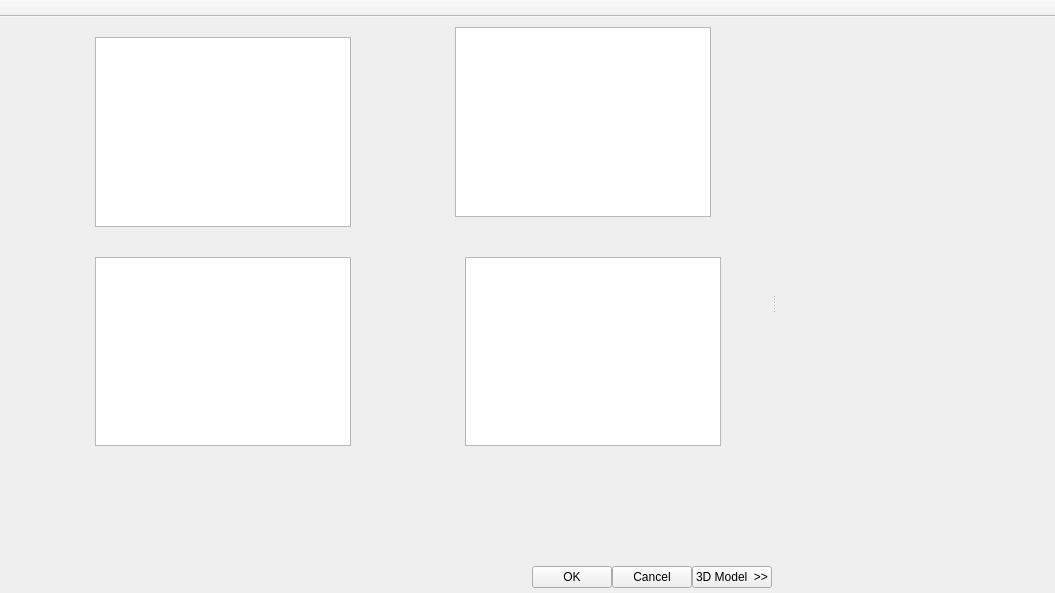
<?xml version="1.0" encoding="UTF-8"?>
<ui version="4.0">
 <class>MainWindow</class>
 <widget class="QMainWindow" name="MainWindow">
  <property name="geometry">
   <rect>
    <x>0</x>
    <y>0</y>
    <width>1055</width>
    <height>593</height>
   </rect>
  </property>
  <property name="windowTitle">
   <string>MainWindow</string>
  </property>
  <property name="styleSheet">
   <string notr="true">QTreeView::branch:has-siblings:!adjoins-item  {
    border-image: url(:/files/Resources/stem.png) 0;
}
 
QTreeView::branch:has-siblings:adjoins-item  {
    border-image: url(:/files/Resources/branch.png) 0;
}
 
QTreeView::branch:!has-children:!has-siblings:adjoins-item  {
    border-image: url(:/files/Resources/branch-end.png) 0;
}
 
QTreeView::branch:closed:has-children:has-siblings  {
        border-image: none;
        image: url(:/files/Resources/plus.png);
}

QTreeView::branch:has-children:!has-siblings:closed {
		border-image: none;
        image: url(:/files/Resources/plus-end.png);
}
 
QTreeView::branch:open:has-children:has-siblings   {
        border-image: none;
        image: url(:/files/Resources/minus.png);
}

QTreeView::branch:open:has-children:!has-siblings {
		border-image: none;
        image: url(:/files/Resources/minus-end.png);
}
</string>
  </property>
  <widget class="QWidget" name="centralWidget">
   <layout class="QHBoxLayout" name="horizontalLayout">
    <property name="leftMargin">
     <number>5</number>
    </property>
    <property name="topMargin">
     <number>0</number>
    </property>
    <property name="rightMargin">
     <number>5</number>
    </property>
    <property name="bottomMargin">
     <number>5</number>
    </property>
    <item>
     <widget class="QSplitter" name="splitter">
      <property name="orientation">
       <enum>Qt::Horizontal</enum>
      </property>
      <widget class="QWidget" name="widget" native="true">
       <layout class="QVBoxLayout" name="verticalLayout">
        <property name="spacing">
         <number>0</number>
        </property>
        <property name="margin">
         <number>0</number>
        </property>
        <item>
         <widget class="CGridSplitter" name="frame_2">
          <widget class="QTableView" name="tabVAbutments">
           <property name="geometry">
            <rect>
             <x>460</x>
             <y>240</y>
             <width>256</width>
             <height>189</height>
            </rect>
           </property>
           <property name="selectionMode">
            <enum>QAbstractItemView::ExtendedSelection</enum>
           </property>
           <property name="selectionBehavior">
            <enum>QAbstractItemView::SelectRows</enum>
           </property>
           <attribute name="verticalHeaderVisible">
            <bool>false</bool>
           </attribute>
           <attribute name="verticalHeaderDefaultSectionSize">
            <number>20</number>
           </attribute>
          </widget>
          <widget class="QTableView" name="tabVImplants">
           <property name="geometry">
            <rect>
             <x>450</x>
             <y>10</y>
             <width>256</width>
             <height>190</height>
            </rect>
           </property>
           <property name="editTriggers">
            <set>QAbstractItemView::NoEditTriggers</set>
           </property>
           <property name="selectionMode">
            <enum>QAbstractItemView::ExtendedSelection</enum>
           </property>
           <property name="selectionBehavior">
            <enum>QAbstractItemView::SelectRows</enum>
           </property>
           <attribute name="verticalHeaderVisible">
            <bool>false</bool>
           </attribute>
           <attribute name="verticalHeaderDefaultSectionSize">
            <number>16</number>
           </attribute>
           <attribute name="verticalHeaderMinimumSectionSize">
            <number>16</number>
           </attribute>
          </widget>
          <widget class="QTreeView" name="tVImplants">
           <property name="geometry">
            <rect>
             <x>90</x>
             <y>20</y>
             <width>256</width>
             <height>190</height>
            </rect>
           </property>
           <property name="selectionBehavior">
            <enum>QAbstractItemView::SelectItems</enum>
           </property>
           <property name="indentation">
            <number>20</number>
           </property>
           <property name="rootIsDecorated">
            <bool>false</bool>
           </property>
           <property name="uniformRowHeights">
            <bool>false</bool>
           </property>
           <property name="itemsExpandable">
            <bool>true</bool>
           </property>
           <property name="animated">
            <bool>false</bool>
           </property>
           <attribute name="headerVisible">
            <bool>false</bool>
           </attribute>
          </widget>
          <widget class="QTreeView" name="tVAbutments">
           <property name="geometry">
            <rect>
             <x>90</x>
             <y>240</y>
             <width>256</width>
             <height>189</height>
            </rect>
           </property>
           <property name="selectionBehavior">
            <enum>QAbstractItemView::SelectItems</enum>
           </property>
           <property name="rootIsDecorated">
            <bool>false</bool>
           </property>
           <property name="headerHidden">
            <bool>true</bool>
           </property>
          </widget>
         </widget>
        </item>
        <item>
         <widget class="QWidget" name="wButtons" native="true">
          <property name="sizePolicy">
           <sizepolicy hsizetype="Preferred" vsizetype="Fixed">
            <horstretch>0</horstretch>
            <verstretch>0</verstretch>
           </sizepolicy>
          </property>
          <layout class="QHBoxLayout" name="horizontalLayout_2">
           <property name="spacing">
            <number>0</number>
           </property>
           <property name="leftMargin">
            <number>0</number>
           </property>
           <property name="topMargin">
            <number>6</number>
           </property>
           <property name="rightMargin">
            <number>0</number>
           </property>
           <property name="bottomMargin">
            <number>0</number>
           </property>
           <item>
            <spacer name="horizontalSpacer">
             <property name="orientation">
              <enum>Qt::Horizontal</enum>
             </property>
             <property name="sizeHint" stdset="0">
              <size>
               <width>40</width>
               <height>20</height>
              </size>
             </property>
            </spacer>
           </item>
           <item>
            <widget class="QPushButton" name="pBOK">
             <property name="text">
              <string>OK</string>
             </property>
            </widget>
           </item>
           <item>
            <widget class="QPushButton" name="pBCancel">
             <property name="text">
              <string>Cancel</string>
             </property>
            </widget>
           </item>
           <item>
            <widget class="QPushButton" name="pB3DModel">
             <property name="toolTip">
              <string>View/Hide  3D Model</string>
             </property>
             <property name="text">
              <string>3D Model  &gt;&gt;</string>
             </property>
            </widget>
           </item>
          </layout>
         </widget>
        </item>
       </layout>
      </widget>
      <widget class="QWidget" name="wOpenGL" native="true"/>
     </widget>
    </item>
   </layout>
  </widget>
  <widget class="QToolBar" name="mainToolBar">
   <property name="movable">
    <bool>false</bool>
   </property>
   <property name="allowedAreas">
    <set>Qt::TopToolBarArea</set>
   </property>
   <property name="iconSize">
    <size>
     <width>25</width>
     <height>25</height>
    </size>
   </property>
   <attribute name="toolBarArea">
    <enum>TopToolBarArea</enum>
   </attribute>
   <attribute name="toolBarBreak">
    <bool>false</bool>
   </attribute>
  </widget>
  <action name="actionLoad">
   <property name="icon">
    <iconset>
     <normalon>:/files/Resources/load_icon.png</normalon>
    </iconset>
   </property>
   <property name="text">
    <string>Load</string>
   </property>
  </action>
  <action name="actionAdd_Provider">
   <property name="icon">
    <iconset>
     <normalon>:/files/Resources/add_provider_icon.png</normalon>
    </iconset>
   </property>
   <property name="text">
    <string>Add Provider</string>
   </property>
   <property name="toolTip">
    <string>Add Provider</string>
   </property>
  </action>
  <action name="actionAdd_Series">
   <property name="icon">
    <iconset resource="resources.qrc">
     <normaloff>:/files/Resources/add_series_icon.png</normaloff>:/files/Resources/add_series_icon.png</iconset>
   </property>
   <property name="text">
    <string>Add Series</string>
   </property>
   <property name="toolTip">
    <string>Add Series</string>
   </property>
  </action>
  <action name="actionAdd_Implant">
   <property name="icon">
    <iconset resource="resources.qrc">
     <normaloff>:/files/Resources/add_imp_icon.png</normaloff>:/files/Resources/add_imp_icon.png</iconset>
   </property>
   <property name="text">
    <string>Add Implant</string>
   </property>
   <property name="toolTip">
    <string>Add Implant</string>
   </property>
  </action>
  <action name="actionAdd_Abutment">
   <property name="icon">
    <iconset resource="resources.qrc">
     <normaloff>:/files/Resources/add_abut_icon.png</normaloff>:/files/Resources/add_abut_icon.png</iconset>
   </property>
   <property name="text">
    <string>Add Abutment</string>
   </property>
   <property name="toolTip">
    <string>Add Abutment</string>
   </property>
  </action>
  <action name="actionEdit_Note">
   <property name="icon">
    <iconset resource="resources.qrc">
     <normaloff>:/files/Resources/add_note_icon.png</normaloff>:/files/Resources/add_note_icon.png</iconset>
   </property>
   <property name="text">
    <string>Edit Note</string>
   </property>
   <property name="toolTip">
    <string>Edit Note</string>
   </property>
  </action>
  <action name="actionRemove_Note">
   <property name="icon">
    <iconset resource="resources.qrc">
     <normaloff>:/files/Resources/delete_note_icon.png</normaloff>:/files/Resources/delete_note_icon.png</iconset>
   </property>
   <property name="text">
    <string>Remove Note</string>
   </property>
   <property name="toolTip">
    <string>Remove Note</string>
   </property>
  </action>
 </widget>
 <layoutdefault spacing="6" margin="11"/>
 <customwidgets>
  <customwidget>
   <class>CGridSplitter</class>
   <extends>QFrame</extends>
   <header location="global">gridsplitter.h</header>
   <container>1</container>
  </customwidget>
 </customwidgets>
 <resources>
  <include location="resources.qrc"/>
 </resources>
 <connections/>
</ui>
